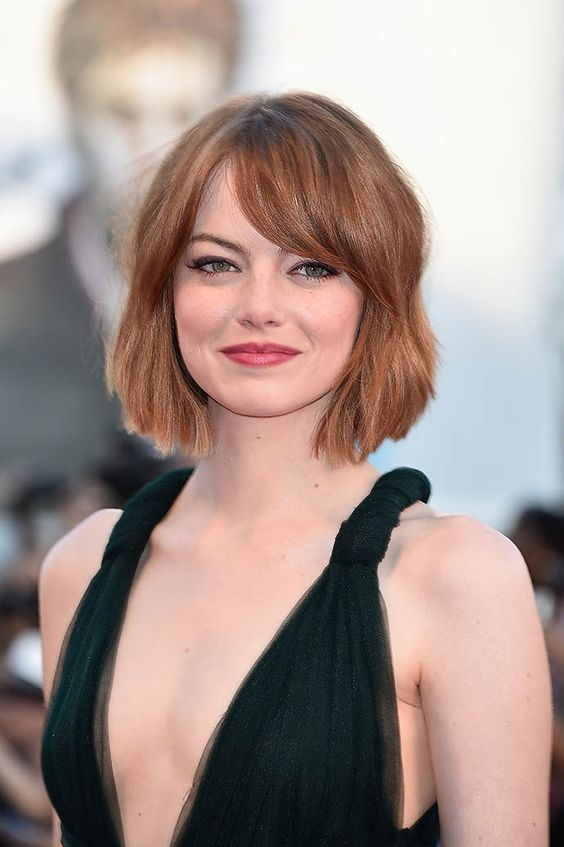
#> input picture assignment-5/emma.jpg, 564 x 847 px
$ python main.py
#> lines starting #> are read from the running program, lines starting #| are printed output that depends on the picture
import cv2
import numpy as np
import time
from copy import deepcopy

from utils import show_img
from config import cfg


class Set:
    def __init__(self, label):
        self.label = label
        self.rank = 0
        self.root = self


class Sets:
    def __init__(self):
        self.sets = {}

    def make_set(self, label):
        set_ = Set(label)
        self.sets.update({label: set_})
        return set

    def union(self, set0, set1):
        root0, root1 = self.find(set0), self.find(set1)
        rank0, rank1 = root0.rank, root1.rank
        if rank0 == rank1:
            root1.root = root0
            root0.rank += 1
        elif rank0 > rank1:
            root1.root = root0
            root0.rank = np.max([rank0, rank1])
        else:
            root0.root = root1
            root1.rank = np.max([rank0, rank1])

    def find(self, set):
        set.root = self.find(set.root) if set.root != set else set.root
        return set.root


def apply_sobel_filter(img):
    x_filter = np.array(([-1, 0, 1], [-2, 0, 2], [-1, 0, 1]))
    y_filter = np.rot90(x_filter, axes=(1, 0))
    g_x = cv2.filter2D(src=img, kernel=x_filter, ddepth=-1, borderType=cv2.BORDER_REFLECT)
    g_y = cv2.filter2D(src=img, kernel=y_filter, ddepth=-1, borderType=cv2.BORDER_REFLECT)
    g = np.sqrt(g_x ** 2 + g_y ** 2)
    theta = np.arctan2(g_y, g_x)
    theta[theta < 0] += np.pi
    return g, theta


def apply_non_maximum_suppression(g, theta):
    g = np.pad(g, ((1, 1), (1, 1)), mode='reflect')
    theta = np.pad(theta, ((1, 1), (1, 1)), mode='reflect')
    h, w = g.shape
    g_res = np.zeros((h, w))
    for r in range(1, h - 1):
        for c in range(1, w - 1):
            if g[r, c] > 0:
                if (0 <= theta[r, c] < np.pi / 8) or (np.pi - np.pi / 8 <= theta[r, c] <= np.pi):
                    win = g[r, c - 1:c + 2]
                elif np.pi / 8 <= theta[r, c] < np.pi / 2 - np.pi / 8:
                    win = [g[r - 1, c - 1], g[r, c], g[r + 1, c + 1]]
                elif np.pi / 2 - np.pi / 8 <= theta[r, c] < np.pi / 2 + np.pi / 8:
                    win = g[r - 1: r + 2, c]
                else:
                    win = [g[r + 1, c - 1], g[r, c], g[r - 1, c + 1]]
                g_res[r, c] = g[r, c] if g[r, c] == max(win) else 0
    g_res = g_res[1:h - 1, 1:w - 1]
    return g_res


def connected_components_labeling(img):
    Sets_ = Sets()
    last_label = 1
    img[img < cfg.low_threshold] = 0
    img = np.pad(img, ((1, 1), (1, 1)), mode='reflect')
    h, w = img.shape
    labels = np.zeros((h, w))
    for r in range(1, h - 1):
        for c in range(1, w - 1):
            if img[r, c] > 0:
                neighbors_labels = labels[r - 1: r + 2, c - 1:c + 2]
                non_zero_neighbors = neighbors_labels[neighbors_labels != 0]

                if non_zero_neighbors.any():
                    min_label = np.min(non_zero_neighbors)
                    labels[r, c] = min_label
                    unique_neighbors = list(set(non_zero_neighbors))
                    unique_neighbors = np.delete(unique_neighbors, np.argmin(unique_neighbors))

                    if unique_neighbors.any():
                        unique_neighbors = unique_neighbors[unique_neighbors != min_label]
                        set0 = Sets_.sets[min_label]
                        for label in unique_neighbors:
                            set1 = Sets_.sets[label]
                            if set0.root != set1.root:
                                Sets_.union(set0, set1)
                else:
                    labels[r, c] = last_label
                    Sets_.make_set(last_label)
                    last_label += 1

    for r in range(1, h - 1):
        for c in range(1, w - 1):
            if img[r, c] > 0:
                root = Sets_.find(Sets_.sets[labels[r, c]])
                labels[r, c] = root.label

    labels = labels[1:h - 1, 1:w - 1]
    return labels


def hysteresis_threshold(img):
    cfg.high_threshold *= img.max()
    cfg.low_threshold *= cfg.high_threshold
    img[img < cfg.low_threshold] = 0
    x_strong, y_strong = np.where((img >= cfg.high_threshold))
    strong_coord = np.stack([x_strong, y_strong], 1)
    labels = connected_components_labeling(nms_image)
    edges = np.unique(labels)
    edges = edges[edges != 0]
    for l in edges:
        x, y = np.where(labels == l)
        coord = np.stack([x, y], 1)
        if coord.any() in strong_coord:
            img[x, y] = 255
        else:
            img[x, y] = 0
    return img


if __name__ == "__main__":
    source_img = cv2.imread(cfg.img_path).astype('float32')
    source_img = cv2.cvtColor(source_img, cv2.COLOR_BGR2GRAY)
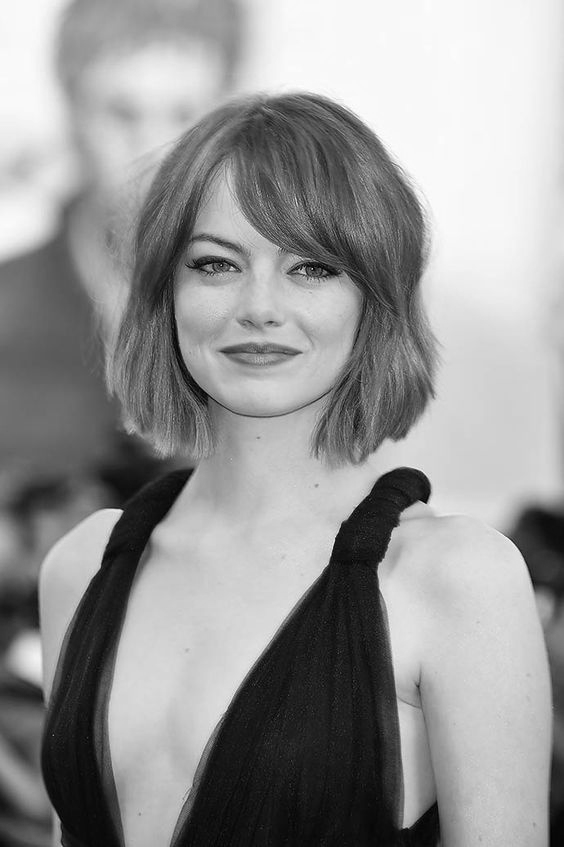
#> source_img: shape (847, 564) float32; min 1.2, max 254.4, mean 150.3
    start_time = time.time()

    blured_image = cv2.GaussianBlur(source_img, (cfg.GaussianBlurFS, cfg.GaussianBlurFS), cfg.GaussianBlurStd)
    g, theta = apply_sobel_filter(blured_image)
#> in apply_sobel_filter, `g_y = cv2.filter2D(src=img, kernel=y_filter, ddepth=-1, borderType=cv2..`:
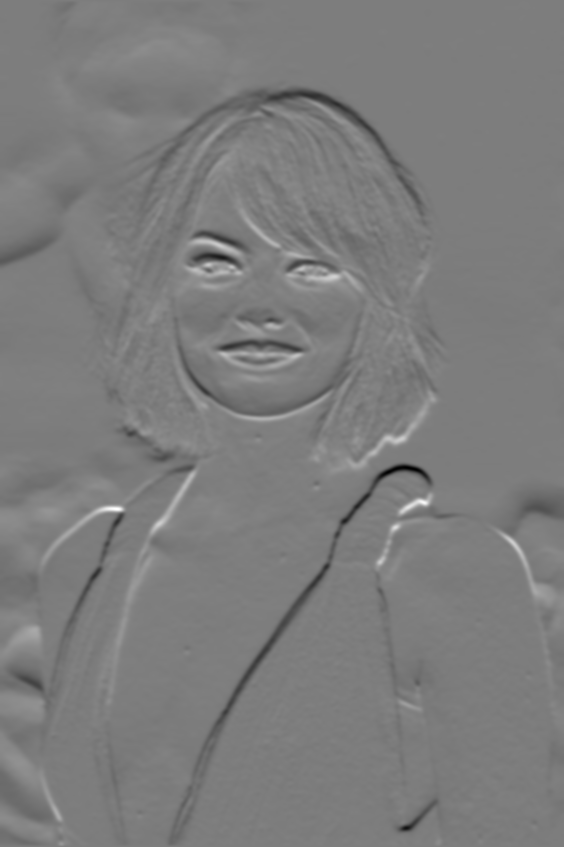
#> g_y: shape (847, 564) float32; min -249, max 256.5, mean -1.4; drawn with min black and max white
#> in apply_sobel_filter, `theta = np.arctan2(g_y, g_x)`:
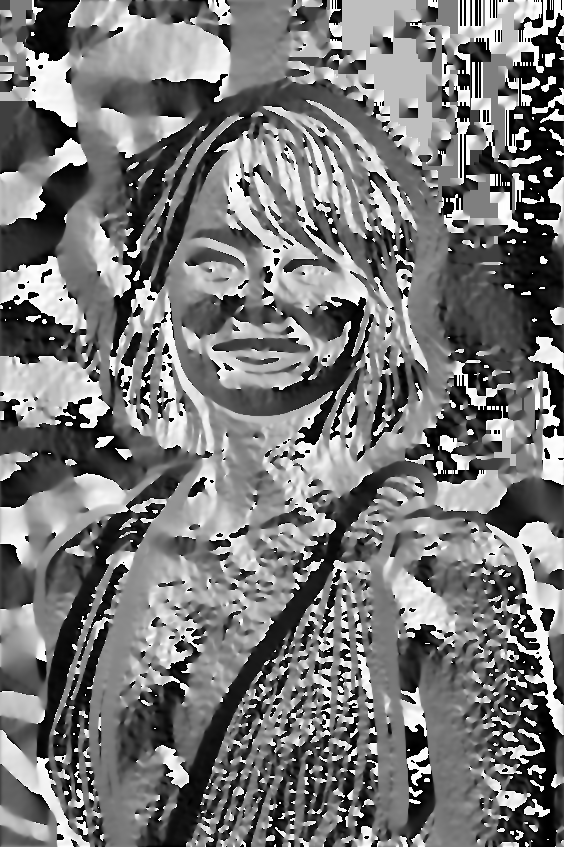
#> theta: shape (847, 564) float32; min -3.14, max 3.14, mean -0.183; drawn with min black and max white
    nms_image = apply_non_maximum_suppression(g, theta)
#> in apply_non_maximum_suppression, `theta = np.pad(theta, ((1, 1), (1, 1)), mode='reflect')`:
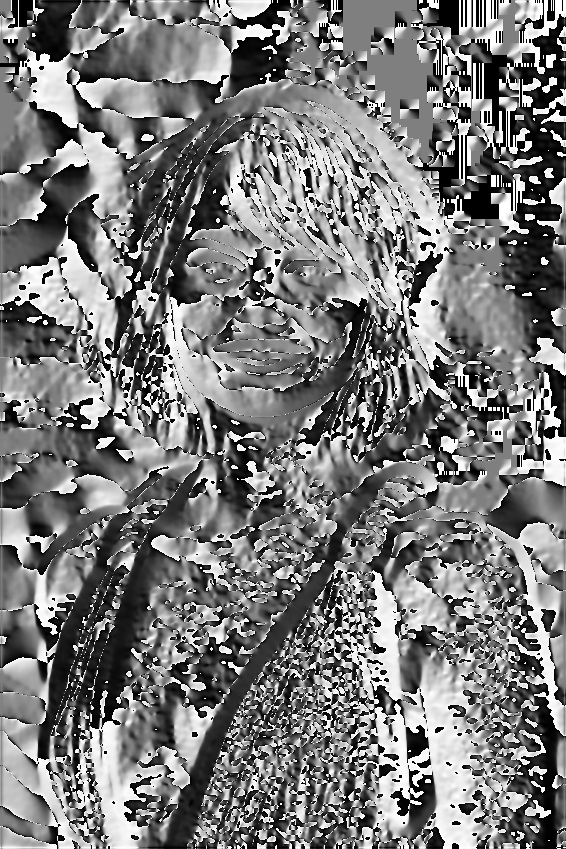
#> theta: shape (849, 566) float32; min 0, max 3.14, mean 1.51; drawn with min black and max white
#> after the loop in apply_non_maximum_suppression, `for r in range(1, h - 1):`:
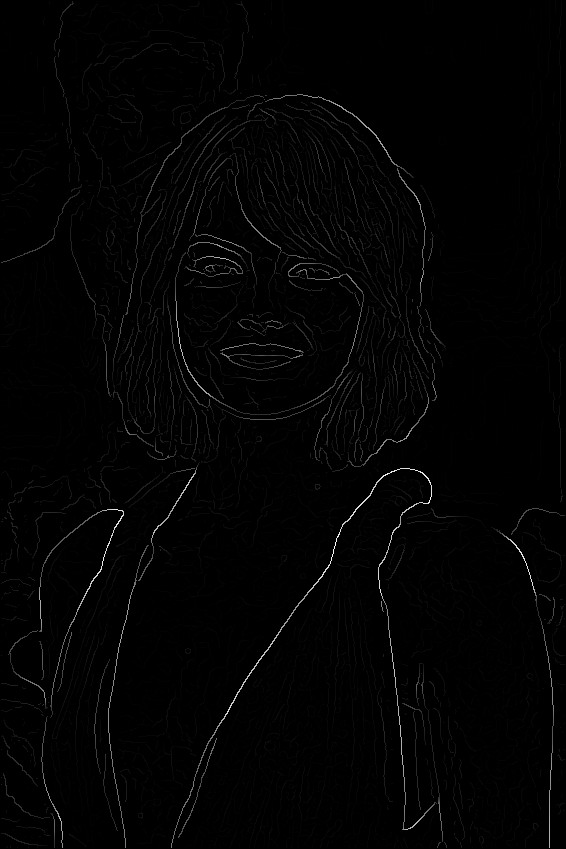
#> g_res: shape (849, 566) float64; min 0, max 281.7, mean 3.1; drawn with min black and max white
    # show_img(nms_image)
    # cv2.imwrite('nms_image.jpg', nms_image)
    res_image = hysteresis_threshold(nms_image)
#> in hysteresis_threshold, `cfg.high_threshold *= img.max()`: cfg.high_threshold = 56.34
#> in hysteresis_threshold, `cfg.low_threshold *= cfg.high_threshold`: cfg.low_threshold = 45.07
#> in hysteresis_threshold, `x_strong, y_strong = np.where((img >= cfg.high_threshold))`: x_strong = 7025 values from 93 to 846; y_strong = 7025 values, max 556 at index 4164, min 0 at index 1423, mean 260.2
#> in hysteresis_threshold, `strong_coord = np.stack([x_strong, y_strong], 1)`: strong_coord = 7025 pairs, first value 93 to 846, second value 0 to 556
#> after the loop in connected_components_labeling, `for r in range(1, h - 1):`:
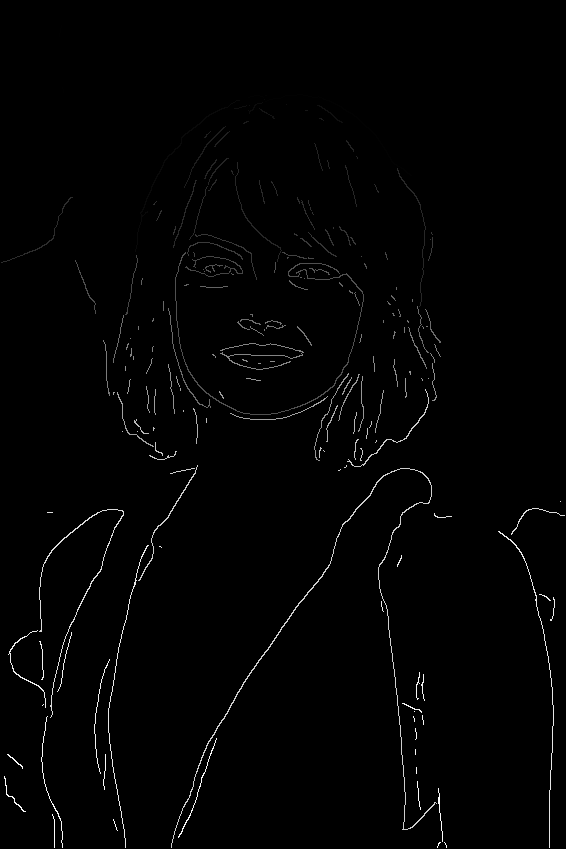
#> labels: shape (849, 566) float64; min 0, max 435, mean 4.5; drawn with min black and max white
#> in hysteresis_threshold, `edges = np.unique(labels)`: edges = 212 values from 0 to 435
#> in hysteresis_threshold, `edges = edges[edges != 0]`: edges = 211 values from 1 to 435
#> the loop in hysteresis_threshold, `for l in edges:` made 211 passes
#> l on passes 8, 9, 11: 16, 20, 25
#> after the loop in hysteresis_threshold, `for l in edges:`:
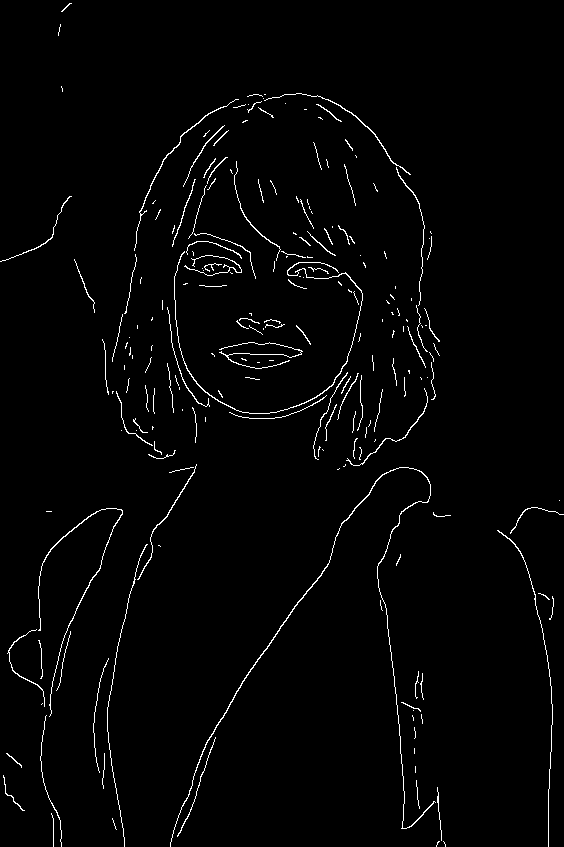
#> img: shape (847, 564) float64; 1.9% white in thin lines or dots
    # show_img(res_image)
    cv2.imwrite('result_image.jpg', res_image)

    print(f'Total time: {round((time.time() - start_time) / 60, 3)} min')

$ run again, with assignment-5/valve.png saved as assignment-5/emma.jpg
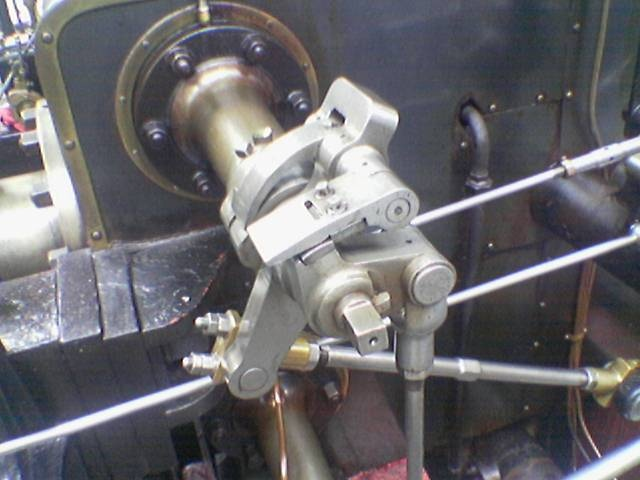
#> input picture assignment-5/valve.png, 640 x 480 px
#> cfg.high_threshold = 55.86
#> cfg.low_threshold = 44.69
#> x_strong = 12215 values from 0 to 479; y_strong = 12215 values, max 639 at index 2156, min 0 at index 659, mean 289.9
#> strong_coord = 12215 pairs, first value 0 to 479, second value 0 to 639
#> after the loop in connected_components_labeling, `for r in range(1, h - 1):`:
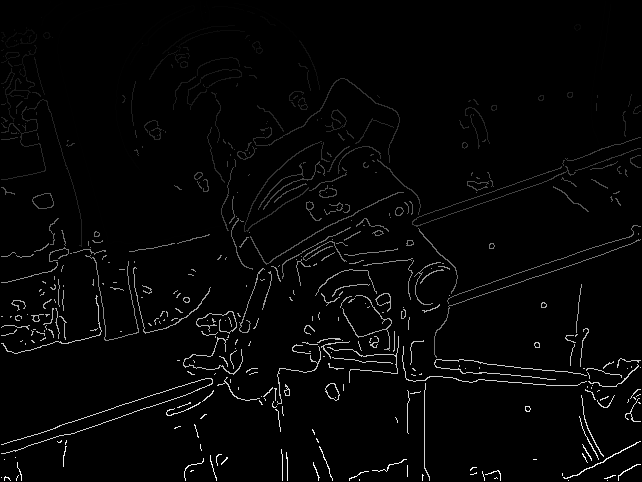
#> labels: shape (482, 642) float64; min 0, max 1780, mean 37.9; drawn with min black and max white
#> in hysteresis_threshold, `edges = np.unique(labels)`: edges = 489 values from 0 to 1780
#> in hysteresis_threshold, `edges = edges[edges != 0]`: edges = 488 values from 1 to 1780
#> the loop in hysteresis_threshold, `for l in edges:` made 488 passes
#> l on passes 2 to 4: 3, 4, 5
#> after the loop in hysteresis_threshold, `for l in edges:`:
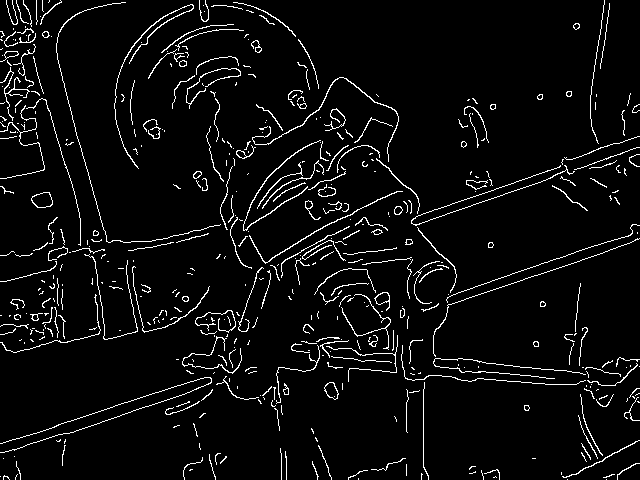
#> img: shape (480, 640) float64; 4.8% white in thin lines or dots
